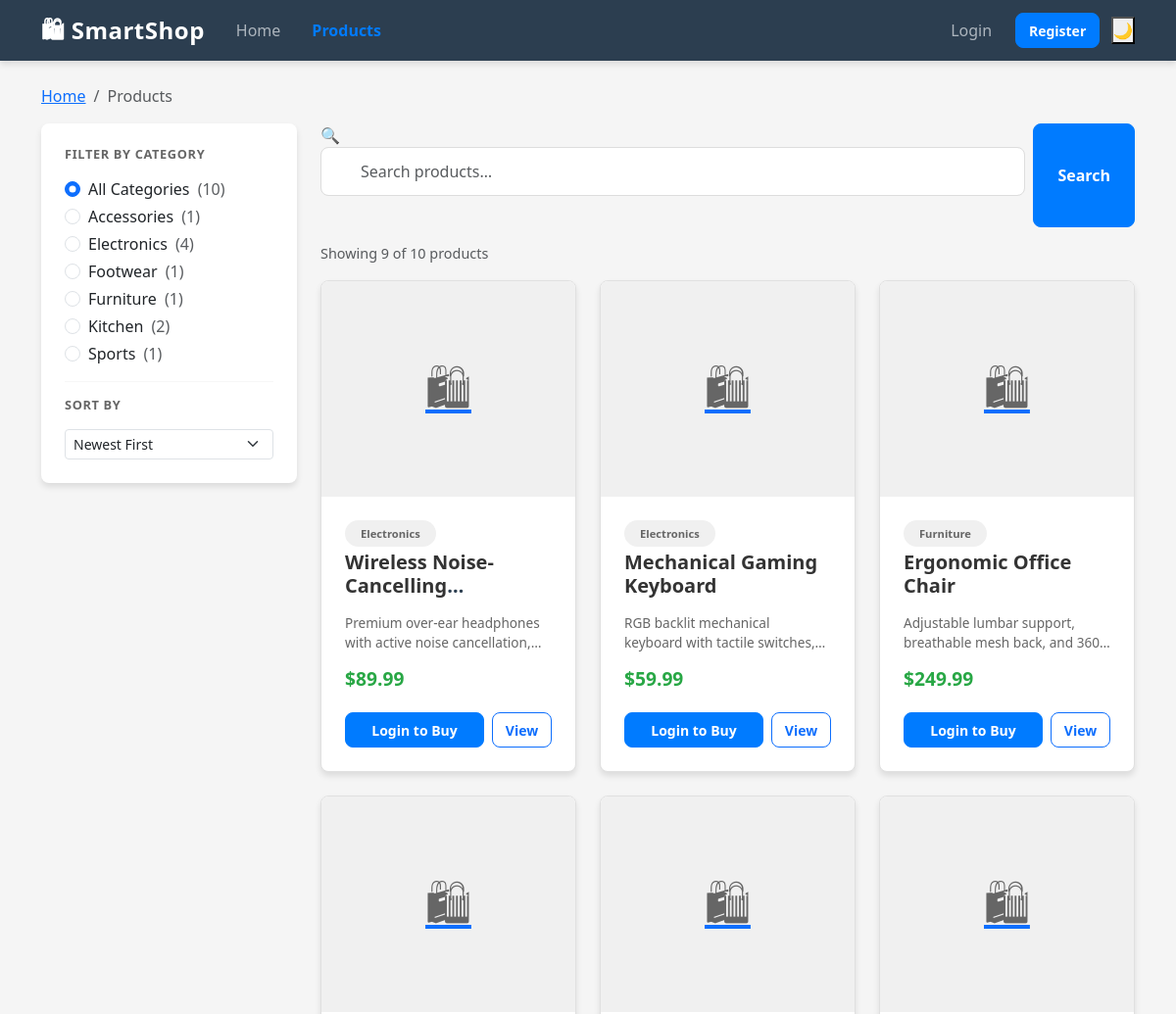
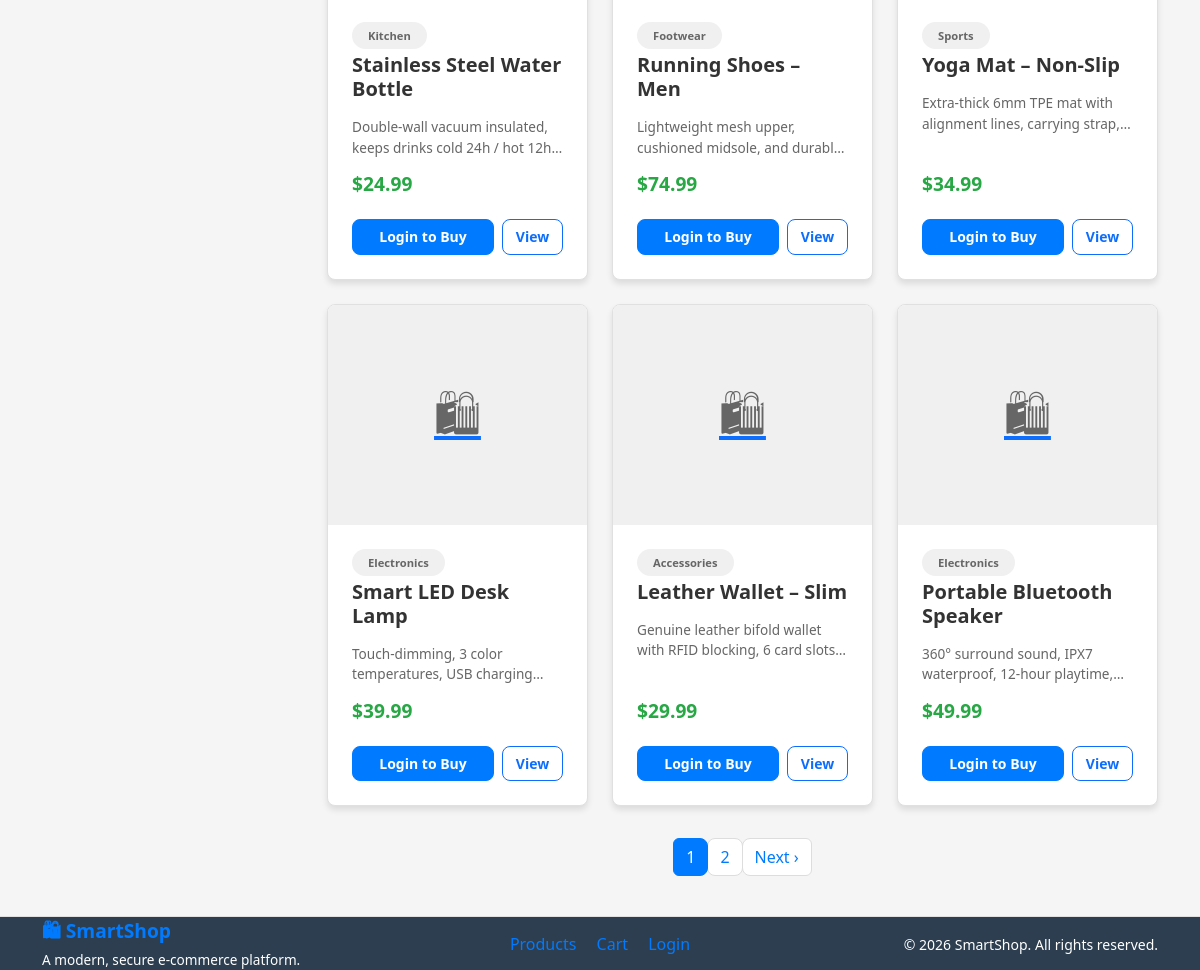
/products.php, run on the app's committed database (2 pictures, top to bottom).
### tables this page shows
CREATE TABLE IF NOT EXISTS `products` (
  `id` INT AUTO_INCREMENT PRIMARY KEY COMMENT 'Unique product ID',
  `name` VARCHAR(255) NOT NULL COMMENT 'Product name',
  `category` VARCHAR(100) NOT NULL COMMENT 'Product category',
  `price` DECIMAL(10, 2) NOT NULL COMMENT 'Product price',
  `image` VARCHAR(255) DEFAULT NULL COMMENT 'Product image filename',
  `description` LONGTEXT DEFAULT NULL COMMENT 'Product detailed description',
  `stock` INT NOT NULL DEFAULT 0 COMMENT 'Stock quantity',
  `status` ENUM('active', 'inactive') NOT NULL DEFAULT 'active' COMMENT 'Product status',
  `created_at` TIMESTAMP DEFAULT CURRENT_TIMESTAMP COMMENT 'Product creation date',
  `updated_at` TIMESTAMP DEFAULT CURRENT_TIMESTAMP ON UPDATE CURRENT_TIMESTAMP COMMENT 'Last update date',
  
   
  INDEX `idx_category` (`category`),
  INDEX `idx_status` (`status`),
  FULLTEXT INDEX `ft_search` (`name`, `description`)
  
);

### config/config.php (called while the page is built, shortened)
<?php
try {
    $dsn = sprintf('mysql:host=%s;dbname=%s;charset=%s', DB_HOST, DB_NAME, DB_CHARSET);
    $pdo = new PDO($dsn, DB_USER, DB_PASS, [
        PDO::ATTR_ERRMODE            => PDO::ERRMODE_EXCEPTION,
        PDO::ATTR_DEFAULT_FETCH_MODE => PDO::FETCH_ASSOC,
        PDO::ATTR_EMULATE_PREPARES   => false,
    ]);
} catch (PDOException $e) {
    http_response_code(500);
    error_log('DB connection failed: ' . $e->getMessage());
    die('<div style="font-family:sans-serif;padding:2rem;color:#991b1b">
           <h2>Database connection failed</h2>
           <p>Please check your configuration in <code>config/config.php</code> and ensure MySQL is running.</p>
         </div>');
}
function db_query(string $sql, array $params = []): PDOStatement
{
    global $pdo;
    $stmt = $pdo->prepare($sql);
    $stmt->execute($params);
    return $stmt;
}

### includes/init.php (called while the page is built, shortened)
<?php
require_once __DIR__ . '/../config/config.php';
function is_logged_in(): bool
{
    return !empty($_SESSION['user']['id']);
}

### products.php (the view, shortened to what this page needs)
<?php
require_once __DIR__ . '/includes/init.php';
$q        = trim($_GET['q']        ?? '');
$category = trim($_GET['category'] ?? '');
$sort     = in_array($_GET['sort'] ?? '', ['price_asc','price_desc','newest'])
            ? $_GET['sort'] : 'newest';
$page     = max(1, (int)($_GET['page'] ?? 1));
$perPage  = 9;
$offset   = ($page - 1) * $perPage;
$params = [];
$where  = "status = 'active'";
$orderBy = match ($sort) {
    'price_asc'  => 'price ASC',
    'price_desc' => 'price DESC',
    default      => 'created_at DESC',
};
$total = (int) db_query("SELECT COUNT(*) FROM products WHERE $where", $params)->fetchColumn();
$pages = $total > 0 ? (int) ceil($total / $perPage) : 1;
$page  = min($page, $pages);
$products = db_query(
    "SELECT id, name, category, price, image, description, stock
     FROM products WHERE $where ORDER BY $orderBy LIMIT ? OFFSET ?",
    array_merge($params, [$perPage, $offset])
)->fetchAll();
$allCategories = db_query(
    "SELECT category, COUNT(*) as cnt FROM products
     WHERE category IS NOT NULL AND status = 'active'
     GROUP BY category ORDER BY category"
)->fetchAll();
require_once __DIR__ . '/includes/header.php';
?>
<nav aria-label="breadcrumb">
    <ol class="breadcrumb">
        <li class="breadcrumb-item"><a href="<?php echo BASE_URL; ?>/index.php">Home</a></li>
        <li class="breadcrumb-item active">Products</li>
    </ol>
</nav>
<div class="row g-4">
    <div class="col-lg-3 filter-sidebar">
        <div class="card">
            <div class="card-body">
                <h6 class="fw-bold mb-3"
                    style="color:var(--text-muted);text-transform:uppercase;font-size:.8rem;letter-spacing:.05em">
                    Filter by Category
                </h6>
                <div class="form-check mb-1">
                    <input class="form-check-input" type="radio" name="catFilter"
                           id="catAll" value=""
                           <?php echo $category === '' ? 'checked' : ''; ?>
                           onchange="applyFilter()">
                    <label class="form-check-label" for="catAll">
                        All Categories
                        <span class="text-muted ms-1">(<?php echo $total; ?>)</span>
                    </label>
                </div>
                <?php foreach ($allCategories as $cat): ?>
                <div class="form-check mb-1">
                    <input class="form-check-input" type="radio" name="catFilter"
                           id="cat-<?php echo htmlspecialchars($cat['category']); ?>"
                           value="<?php echo htmlspecialchars($cat['category']); ?>"
                           <?php echo $category === $cat['category'] ? 'checked' : ''; ?>
                           onchange="applyFilter()">
                    <label class="form-check-label"
                           for="cat-<?php echo htmlspecialchars($cat['category']); ?>">
                        <?php echo htmlspecialchars($cat['category']); ?>
                        <span class="text-muted ms-1">(<?php echo (int)$cat['cnt']; ?>)</span>
                    </label>
                </div>
                <?php endforeach; ?>
                <hr style="border-color:var(--border)">
                <h6 class="fw-bold mb-3"
                    style="color:var(--text-muted);text-transform:uppercase;font-size:.8rem;letter-spacing:.05em">
                    Sort By
                </h6>
                <select class="form-select form-select-sm" id="sortSelect" onchange="applyFilter()">
                    <option value="newest"     <?php echo $sort==='newest'     ? 'selected':''?>">Newest First</option>
                </select>
            </div>
        </div>
    </div>
    <div class="col-lg-9">
        <div class="d-flex flex-wrap gap-2 align-items-center mb-3">
            <form class="d-flex flex-fill" method="get" id="searchForm" data-clean-params>
                <div class="search-bar flex-fill me-2">
                    <span class="search-icon">🔍</span>
                    <input class="form-control" name="q"
                           placeholder="Search products…"
                           value="<?php echo htmlspecialchars($q); ?>">
                </div>
                <button class="btn btn-primary">Search</button>
            </form>
        </div>
        <p class="text-muted mb-3" style="font-size:.9rem">
            Showing <?php echo count($products); ?> of <?php echo $total; ?> products
        </p>
        <?php if (empty($products)): ?>
        <div class="empty-state">
            <div class="empty-icon">🔍</div>
            <h4>No products found</h4>
            <p>Try a different search term or category.</p>
            <a href="<?php echo BASE_URL; ?>/products.php" class="btn btn-primary">Browse All</a>
        </div>
        <?php else: ?>
        <div class="row row-cols-1 row-cols-sm-2 row-cols-xl-3 g-4">
            <?php foreach ($products as $p): ?>
            <div class="col">
                <div class="card product-card h-100">
                    <a href="<?php echo BASE_URL; ?>/product.php?id=<?php echo (int)$p['id']; ?>">
                        <div class="card-img-wrap">
                            <?php if (!empty($p['image']) && file_exists(UPLOAD_DIR . $p['image'])): ?>
                                <img src="<?php echo BASE_URL.'/uploads/'.htmlspecialchars($p['image']); ?>"
                                     alt="<?php echo htmlspecialchars($p['name']); ?>"
                                     loading="lazy">
                            <?php else: ?>
                                <div class="img-placeholder">🛍</div>
                            <?php endif; ?>
                        </div>
                    </a>
                    <div class="card-body d-flex flex-column">
                        <?php if ($p['category']): ?>
                        <span class="badge mb-1"
                              style="background:var(--surface-2);color:var(--text-muted);font-size:.7rem;width:fit-content">
                            <?php echo htmlspecialchars($p['category']); ?>
                        </span>
                        <?php endif; ?>
                        <h5 class="card-title">
                            <a href="<?php echo BASE_URL; ?>/product.php?id=<?php echo (int)$p['id']; ?>"
                               style="color:var(--text);text-decoration:none">
                                <?php echo htmlspecialchars($p['name']); ?>
                            </a>
                        </h5>
                        <?php if (!empty($p['description'])): ?>
                        <p style="font-size:.85rem;color:var(--text-muted);margin-bottom:.75rem;
                                  display:-webkit-box;-webkit-line-clamp:2;-webkit-box-orient:vertical;overflow:hidden">
                            <?php echo htmlspecialchars($p['description']); ?>
                        </p>
                        <?php endif; ?>
                        <div class="price mt-auto">$<?php echo number_format((float)$p['price'], 2); ?></div>
                        <div class="card-footer-actions mt-2">
                            <?php if (is_logged_in()): ?>
                                <?php if ((int)($p['stock'] ?? 1) > 0): ?>
                                <button class="btn btn-primary btn-sm flex-fill"
                                        onclick="addToCart(<?php echo (int)$p['id']; ?>, 1, this)">
                                    🛒 Add to Cart
                                </button>
                                <?php else: ?>
                                <button class="btn btn-secondary btn-sm flex-fill" disabled>Out of Stock</button>
                                <?php endif; ?>
                            <?php else: ?>
                            <a href="<?php echo BASE_URL; ?>/auth/login.php"
                               class="btn btn-primary btn-sm flex-fill">Login to Buy</a>
                            <?php endif; ?>
                            <a href="<?php echo BASE_URL; ?>/product.php?id=<?php echo (int)$p['id']; ?>"
                               class="btn btn-outline-primary btn-sm">View</a>
                        </div>
                    </div>
                </div>
            </div>
            <?php endforeach; ?>
        </div>
        <?php if ($pages > 1): ?>
        <nav class="mt-4" aria-label="Product pages">
            <ul class="pagination justify-content-center flex-wrap">
                <?php for ($i = max(1,$page-2); $i <= min($pages,$page+2); $i++): ?>
                <li class="page-item <?php echo $i===$page?'active':''; ?>">
                    <a class="page-link" href="?<?php echo http_build_query(array_merge($_GET,['page'=>$i])); ?>"><?php echo $i; ?></a>
                </li>
                <?php endfor; ?>
                <?php if ($page < $pages): ?>
                <li class="page-item">
                    <a class="page-link" href="?<?php echo http_build_query(array_merge($_GET,['page'=>$page+1])); ?>">Next ›</a>
                </li>
                <?php endif; ?>
            </ul>
        </nav>
        <?php endif; ?>
        <?php endif; ?>
    </div>
</div>
<?php require_once __DIR__ . '/includes/footer.php'; ?>

### css/style.css (style rules this page uses)
:root { --primary-color: #007bff; --primary-dark: #0056b3; --secondary-color: #6c757d; --success-color: #28a745; --danger-color: #dc3545; --warning-color: #ffc107; --info-color: #17a2b8; --light: #f8f9fa; --dark: #343a40; --border-radius: 8px; --shadow: 0 4px 6px rgba(0, 0, 0, 0.1); --shadow-lg: 0 10px 25px rgba(0, 0, 0, 0.2); --primary: #007bff; --text: #333; --text-muted: #666; --surface-2: #f0f0f0; --border: #e0e0e0; --radius: 8px; }
* { margin: 0; padding: 0; box-sizing: border-box; }
html, body { font-family: "Segoe UI", Tahoma, Geneva, Verdana, sans-serif; height: 100%; background-color: #f5f5f5; color: #333; }
body { display: flex; flex-direction: column; }
.card { border: none; border-radius: var(--border-radius); box-shadow: var(--shadow); transition: all 0.3s ease; }
.card-body { padding: 1.5rem; }
.card-title { color: #2c3e50; font-weight: 600; margin-bottom: 1rem; }
.product-card { height: 100%; display: flex; flex-direction: column; border: 1px solid #e0e0e0; border-radius: var(--border-radius); overflow: hidden; transition: all 0.3s ease; background-color: white; }
.product-card .card-img-wrap { height: 220px; min-height: 220px; max-height: 220px; flex-shrink: 0; overflow: hidden; background: var(--surface-2, #f0f0f0); display: flex; align-items: center; justify-content: center; }
.card-img-wrap .img-placeholder, .img-placeholder { width: 100%; height: 100%; min-height: 220px; display: flex; align-items: center; justify-content: center; font-size: 3rem; color: var(--text-muted, #666); background: var(--surface-2, #f0f0f0); }
.product-card .card-body { flex: 1; display: flex; flex-direction: column; }
.product-card .card-title { display: -webkit-box; -webkit-line-clamp: 2; -webkit-box-orient: vertical; overflow: hidden; }
.product-card .price { font-size: 1.2rem; font-weight: 700; color: var(--success-color); margin-top: auto; margin-bottom: 0.75rem; }
.product-card .card-footer-actions { display: flex; gap: 0.5rem; margin-top: 0.5rem; }
.form-control { border-radius: var(--border-radius); border: 1px solid #ddd; padding: 0.75rem; transition: all 0.3s ease; }
.btn { border-radius: var(--border-radius); padding: 0.6rem 1.5rem; font-weight: 600; transition: all 0.3s ease; text-transform: none; }
.btn-primary { background-color: var(--primary-color); border-color: var(--primary-color); }
.btn-sm { padding: 0.4rem 0.8rem; font-size: 0.875rem; }
.badge { padding: 0.5rem 1rem; border-radius: 20px; font-weight: 600; }
.pagination { margin-top: 2rem; }
.page-link { color: var(--primary-color); border: 1px solid #ddd; border-radius: var(--border-radius); }
.page-item.active .page-link { background-color: var(--primary-color); border-color: var(--primary-color); }
.search-bar { position: relative; margin-bottom: 2rem; }
.search-bar input { padding-left: 2.5rem; border-radius: var(--border-radius); }

### data on the page
products: category "Electronics", name "Wireless…", description "Premium over-ear headphones with active noise…", price "89.99"
products: category "Electronics", name "Mechanical Gaming Keyboard", description "RGB backlit mechanical keyboard with tactile…", price "59.99"
products: category "Furniture", name "Ergonomic Office Chair", description "Adjustable lumbar support, breathable mesh back, and…", price "249.99"
products: category "Kitchen", name "Stainless Steel Water Bottle", description "Double-wall vacuum insulated, keeps drinks cold 24h / hot…", price "24.99"
products: category "Footwear", name "Running Shoes – Men", description "Lightweight mesh upper, cushioned midsole, and…", price "74.99"
products: category "Sports", name "Yoga Mat – Non-Slip", description "Extra-thick 6mm TPE mat with alignment lines, carrying…", price "34.99"
products: category "Electronics", name "Smart LED Desk Lamp", description "Touch-dimming, 3 color temperatures, USB…", price "39.99"
products: category "Accessories", name "Leather Wallet – Slim", description "Genuine leather bifold wallet with RFID blocking, 6 card…", price "29.99"
products: category "Electronics", name "Portable Bluetooth Speaker", description "360° surround sound, IPX7 waterproof, 12-hour…", price "49.99"

### other printed values
$total "10"
$cat['category'] "Accessories"
$cat['cnt'] "1"
$cat['category'] "Electronics"
$cat['cnt'] "4"
$cat['category'] "Footwear"
$cat['category'] "Furniture"
$cat['category'] "Kitchen"
$cat['cnt'] "2"
$cat['category'] "Sports"
count($products) "9"
